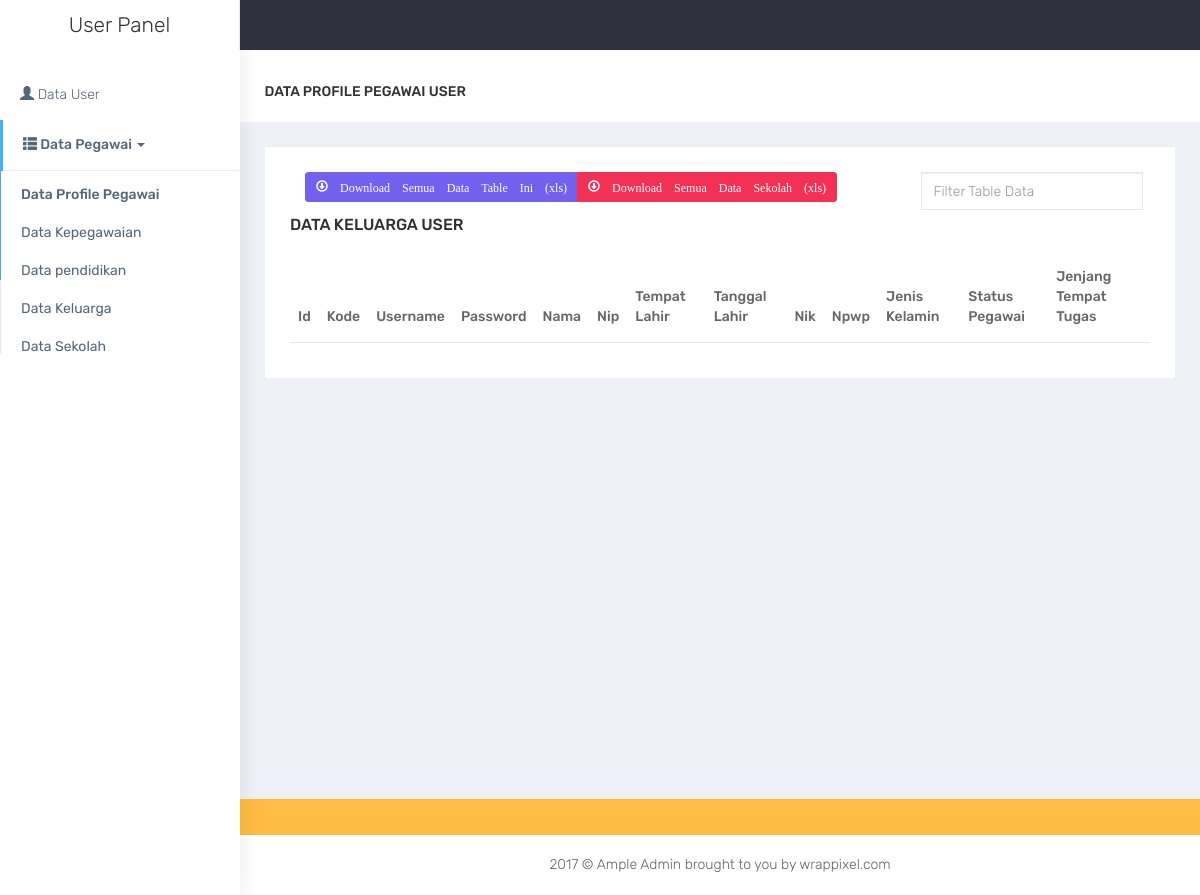
/index.php/halaman/data_profile_pegawai_user (signed in), run on the app's committed database.
### tables this page shows
CREATE TABLE `tbl_profile_pegawai` (
  `id` int(10) NOT NULL,
  `kode` varchar(50) NOT NULL,
  `username` varchar(30) NOT NULL,
  `password` varchar(30) NOT NULL,
  `nama` varchar(40) NOT NULL,
  `nip` varchar(20) NOT NULL,
  `tempat_lahir` text NOT NULL,
  `tanggal_lahir` varchar(20) NOT NULL,
  `nik` char(16) NOT NULL,
  `npwp` varchar(30) NOT NULL,
  `jenis_kelamin` varchar(10) NOT NULL,
  `status_pegawai` varchar(50) NOT NULL,
  `jenjang_tempat_tugas` varchar(30) NOT NULL
);

### application/controllers/Halaman.php (called while the page is built, shortened)
<?php
 class Halaman extends CI_Controller
 {
    function data_profile_pegawai_user()
    {
        $this->load->view("data_profile_pegawai_user");
    }
 }
 ?>

### index.php (called while the page is built, shortened)
<?php
require_once BASEPATH.'core/CodeIgniter.php';

### application/views/header_user.php (shortened to what this page needs)
<!DOCTYPE html>
<html lang="en">
<head>
    <link rel="stylesheet" type="text/css" href="../jquery-ui/jquery-ui.css">
    <link href="../bootstrap/dist/css/bootstrap.min.css" rel="stylesheet">
    <link href="../plugins/bower_components/sidebar-nav/dist/sidebar-nav.min.css" rel="stylesheet">
    <link href="../plugins/bower_components/morrisjs/morris.css" rel="stylesheet">
    <link href="../plugins/bower_components/chartist-js/dist/chartist.min.css" rel="stylesheet">
    <link href="../plugins/bower_components/chartist-plugin-tooltip-master/dist/chartist-plugin-tooltip.css" rel="stylesheet">
    <link href="../css/animate.css" rel="stylesheet">
    <link href="../css/style.css" rel="stylesheet">
    <link href="../css/colors/default.css" id="theme" rel="stylesheet">
</head>

### application/views/data_profile_pegawai_user.php (shortened to what this page needs)
<?php include 'header_user.php'; ?>
<body class="fix-header">
    <div id="wrapper">
        <?php include "menu_user.php"; ?>
        <div id="page-wrapper">
            <div class="container-fluid">
                <div class="row bg-title">
                    <div class="col-lg-3 col-md-4 col-sm-4 col-xs-12">
                        <h4 class="page-title"><?php echo str_replace("_", " ", $this->uri->segment(2)); ?></h4> </div>
                </div>
                <div class="row">
                    <div class="col-md-12 col-lg-12 col-sm-12">
                        <div class="white-box">
							<?php  download_excel("tbl_profile_pegawai", "tbl_profile_pegawai_$_COOKIE[username]", "", "&new_sql=where username='$_COOKIE[username]'"); ?>
							<?php filter(); ?>
                            <div class="row">
                                <div class="col-md-12">
                                    <h3 class="box-title">Data Keluarga User</h3>
                                    <?php $this->libraries->table("tbl_profile_pegawai", 20, "where username='$_COOKIE[username]'") ?>
                                </div>
                            </div>
                        </div>
                    </div>
                </div>
            </div>
            <footer class="footer text-center"> 2017 &copy; Ample Admin brought to you by wrappixel.com </footer>
        </div>
    </div>
<?php include 'footer.php'; ?>

### application/views/menu_user.php (shortened to what this page needs)
<nav class="navbar navbar-default navbar-static-top m-b-0">
	<div class="navbar-header">
		<div class="top-left-part">
			<h3 class="text-center">User Panel</h3>
		</div>
	</div>
</nav>
<div class="navbar-default sidebar" role="navigation">
	<div class="sidebar-nav slimscrollsidebar">
		<div class="sidebar-head">
			<h3><span class="fa-fw open-close"><i class="ti-close ti-menu"></i></span> <span class="hide-menu">Navigation</span></h3>
		</div>
		<ul class="nav" id="side-menu">
			<li style="padding: 70px 0 0;">
				<a href="user" class="waves-effect"><span class="glyphicon glyphicon-user"></span> Data User</a>
			</li>
			<li>
				<a class="waves-effect dropdown-toggle" data-toggle="dropdown"><span class="glyphicon glyphicon-th-list"></span> Data Pegawai <span class="caret"></span></a>
				<ul class="dropdown-menu">
					<li><a href="data_profile_pegawai_user">Data Profile Pegawai</a></li>
					<li><a href="data_kepegawaian_user">Data Kepegawaian</a></li>
					<li><a href="data_pendidikan_user">Data pendidikan</a></li>
					<li><a href="data_keluarga_user">Data Keluarga</a></li>
					<li><a href="data_sekolah_user">Data Sekolah</a></li>
				</ul>
			</li>
			<li>
				<?php
				if($this->libraries->toggle_edit("tbl_toggle_edit") === true)
				{
					echo '<a class="waves-effect" data-toggle="modal" data-target="#editModal"><span class="glyphicon glyphicon-edit"> Edit Data</span></a>';
				}else
				{
					echo '<a class="waves-effect" data-toggle="modal" data-target="#editModal" disabled><span class="glyphicon glyphicon-edit"> Edit Data (Disabled by admin)</span></a>';
				}
				 ?>
			</li>
			<li>
			</li>
			<li>
			</li>
			<li>
				<div class="center p-20">
					<a href="logout" class="btn btn-danger btn-block waves-effect waves-light " style="color: white;">Logout</a>
				</div>
			</li>
		</ul>
	</div>
</div>

### application/helpers/helper_helper.php (shortened to what this page needs)
<?php
function filter()
{
	echo <<<EOD
	        <div class="row">
	            <div class="col-md-3">
	                <form class="form-inline pull-right">
	                    <div class="form-group">
	                        <input class="filter form-control pull-right" type="text" placeholder="Filter Table Data" >
	                    </div>
	                </form>
	            </div>
	        </div>
EOD;
}
function download_excel($download_excel, $filename = "data_excel.xls", $new_query = "", $new_sql = "")
{
	echo '<div class="col-md-9">
		<div class="btn-group btn-group-sm">';
			if($_GET["page"])
			{
				$page = $_GET["page"];
			}else
			{
				$page = 1;
			}
			if($_GET["limit"])
			{
				$limit = $_GET["limit"];
			}else
			{
				$limit = 20;
			}
			echo <<<EOD
			<a href="download_excel?table=$download_excel&filename=$filename&page=$page&limit=$limit{$new_query}{$new_sql}" class="btn btn-primary" type="button" id="download_table" title="Proses Lebih Cepat" target="_blank">
				<span class="glyphicon glyphicon-download"> Download Semua Data Table Ini (xls)</span>
			</a>
			<a href="download_excel?table=$download_excel&filename=$filename{$new_query}{$new_sql}" class="btn btn-danger" type="button" id="download_table" title="Proses sangat berat dan lebih lama" target="_blank">
				<span class="glyphicon glyphicon-download"> Download Semua Data Sekolah (xls)</span>
			</a>
		</div>
	</div>
EOD;
}
 ?>

### application/libraries/libraries.php (shortened to what this page needs)
<?php
class Libraries
{
	protected $CI;
	public function __construct()
	{
		$this->CI =& get_instance();
	}
	function table($table, $limit = 20, $new_sql = "")
	{
		echo '<div class="table-responsive">
			<table class="table filter_data">
				<thead>
					<tr>';
						$query = $this->CI->db->query("select * from $table limit 1");
						foreach ($query->result_array() as $key => $value)
						{
							foreach ($value as $key2 => $value2)
							{
								echo "<th>" . ucwords(str_replace("_", " ", $key2)) . "</th>";
							}
						}
					echo '</tr>
				</thead>
				<tbody>';
			echo	'</tbody>
			</table>
		</div>';
	}
	function toggle_edit($toggle_edit)
	{
		$query = $this->CI->db->query("select * from tbl_toggle_edit order by id desc limit 1");
		return $query->result()[0]->toggle_edit == "true";
	}
}
 ?>

### application/views/footer.php (shortened to what this page needs)
</body>
</html>

### css/colors/default.css (style rules this page uses)
body { background: #fff; }
.top-left-part { background: #fff; }
.navbar-header { background: #2f323e; }
.sidebar .sidebar-head { background: #ffffff; }
.sidebar .sidebar-head h3 { color: #686868; }
.sidebar { background: #fff; box-shadow: 1px 0px 20px rgba(0, 0, 0, 0.08); }
#side-menu li a { color: #54667a; }
#side-menu li a { color: #54667a; border-left: 0px solid #fff; }
#side-menu > li > a { border-left: 3px solid transperant; }
#side-menu > li > a.active { background: transperant; color: #54667a; border-left: 3px solid #41b3f9; font-weight: 500; }
#side-menu ul > li > a.active { color: #54667a; font-weight: 500; }

### data on the page
tbl_profile_pegawai: key2 "Id", key2 "Kode", key2 "Username", key2 "Password", key2 "Nama", key2 "Nip", key2 "Tempat Lahir", key2 "Tanggal Lahir", key2 "Nik", key2 "Npwp", key2 "Jenis Kelamin", key2 "Status Pegawai", key2 "Jenjang Tempat Tugas"

### other printed values
str_replace("_", " ", $this->uri->segment(2)) "DATA PROFILE PEGAWAI USER"
